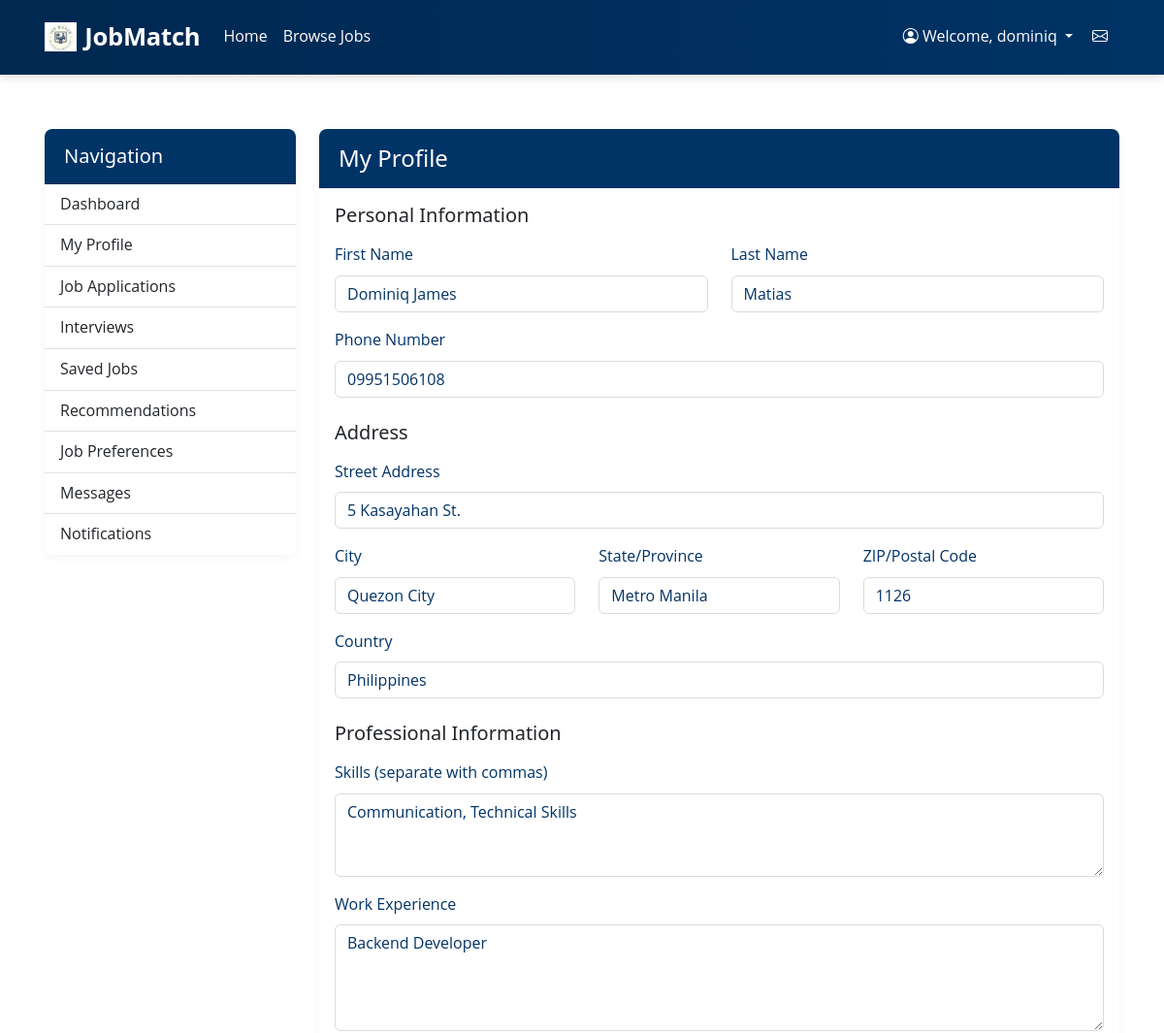
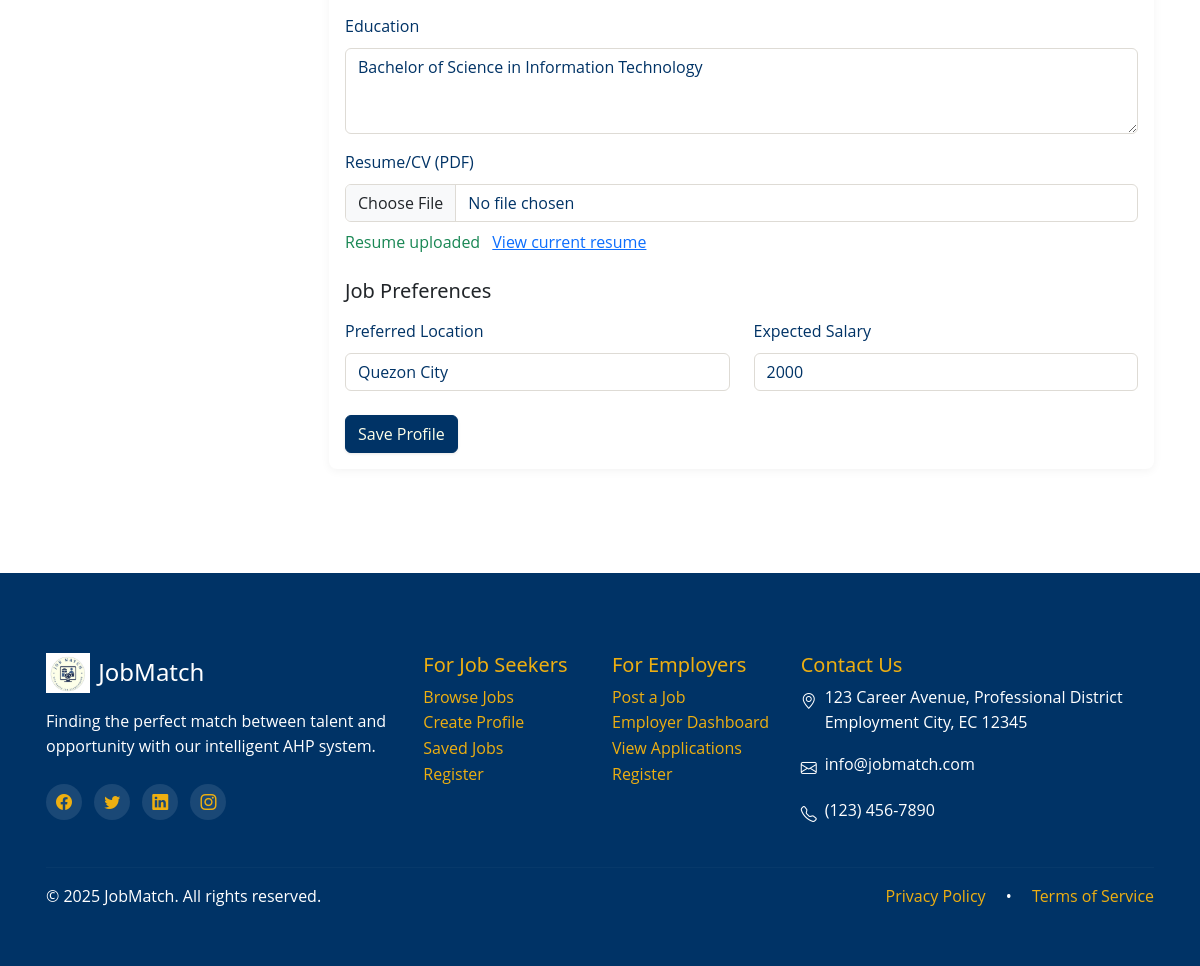
/user/profile.php (signed in), run on the app's committed database (2 pictures, top to bottom).
### tables this page shows
CREATE TABLE `jobseeker_profiles` (
  `id` int NOT NULL,
  `user_id` int NOT NULL,
  `first_name` varchar(100) DEFAULT NULL,
  `last_name` varchar(100) DEFAULT NULL,
  `phone` varchar(20) DEFAULT NULL,
  `address` varchar(255) DEFAULT NULL,
  `city` varchar(100) DEFAULT NULL,
  `state` varchar(100) DEFAULT NULL,
  `zip_code` varchar(20) DEFAULT NULL,
  `country` varchar(100) DEFAULT NULL,
  `resume_path` varchar(255) DEFAULT NULL,
  `skills` text,
  `experience` text,
  `education` text,
  `preferred_location` varchar(255) DEFAULT NULL,
  `expected_salary` varchar(100) DEFAULT NULL,
  `experience_years` int DEFAULT '0',
  `preferred_locations` text,
  `preferred_job_type` varchar(50) DEFAULT NULL,
  `preferred_industry` varchar(100) DEFAULT NULL,
  `preferred_salary_min` decimal(12,2) DEFAULT NULL,
  `preferred_salary_max` decimal(12,2) DEFAULT NULL,
  `remote_only` tinyint(1) NOT NULL DEFAULT '0',
  `job_alerts` tinyint(1) NOT NULL DEFAULT '1',
  `preferences_updated` datetime DEFAULT NULL,
  `salary_expectation` decimal(12,2) DEFAULT NULL
);

### user/profile.php (the view, shortened to what this page needs)
<?php
require_once '../config/db_connect.php';
$user_id = $_SESSION['user_id'];
$profile_query = "SELECT u.*, jp.first_name, jp.last_name, jp.phone, jp.address, jp.city,
                 jp.state, jp.zip_code, jp.country, jp.resume_path, jp.skills, jp.experience,
                 jp.education, jp.preferred_location, jp.expected_salary
                 FROM users u
                 LEFT JOIN jobseeker_profiles jp ON u.id = jp.user_id
                 WHERE u.id = ?";
$stmt = $conn->prepare($profile_query);
$stmt->bind_param("i", $user_id);
$stmt->execute();
$result = $stmt->get_result();
$user = $result->fetch_assoc();
include '../includes/header.php';
?>
<div class="row">
    <div class="col-md-3">
        <div class="card mb-4">
            <div class="card-header">
                <h5 class="mb-0">Navigation</h5>
            </div>
            <div class="list-group list-group-flush">
    <a href="dashboard.php" class="list-group-item list-group-item-action <?php echo $active_page == 'dashboard' ? 'active' : ''; ?>">Dashboard</a>
    <a href="profile.php" class="list-group-item list-group-item-action <?php echo $active_page == 'profile' ? 'active' : ''; ?>">My Profile</a>
    <a href="applications.php" class="list-group-item list-group-item-action <?php echo $active_page == 'applications' ? 'active' : ''; ?>">Job Applications</a>
    <a href="interviews.php" class="list-group-item list-group-item-action <?php echo $active_page == 'interviews' ? 'active' : ''; ?>">Interviews</a>
    <a href="saved-jobs.php" class="list-group-item list-group-item-action <?php echo $active_page == 'saved' ? 'active' : ''; ?>">Saved Jobs</a>
    <a href="recommendations.php" class="list-group-item list-group-item-action <?php echo $active_page == 'recommendations' ? 'active' : ''; ?>">Recommendations</a>
    <a href="preferences.php" class="list-group-item list-group-item-action <?php echo $active_page == 'preferences' ? 'active' : ''; ?>">Job Preferences</a>
    <a href="../messages/index.php" class="list-group-item list-group-item-action <?php echo $active_page == 'messages' ? 'active' : ''; ?>">Messages</a>
    <a href="../notifications/index.php" class="list-group-item list-group-item-action <?php echo $active_page == 'notifications' ? 'active' : ''; ?>">Notifications</a>
</div>
        </div>
    </div>
    <div class="col-md-9">
        <div class="card">
            <div class="card-header">
                <h4 class="mb-0">My Profile</h4>
            </div>
            <div class="card-body">
                <form action="" method="post" enctype="multipart/form-data">
                    <h5 class="mb-3">Personal Information</h5>
                    <div class="row mb-3">
                        <div class="col-md-6">
                            <label for="first_name" class="form-label">First Name</label>
                            <input type="text" class="form-control" id="first_name" name="first_name"
                                   value="<?php echo isset($user['first_name']) ? htmlspecialchars($user['first_name']) : ''; ?>">
                        </div>
                        <div class="col-md-6">
                            <label for="last_name" class="form-label">Last Name</label>
                            <input type="text" class="form-control" id="last_name" name="last_name"
                                   value="<?php echo isset($user['last_name']) ? htmlspecialchars($user['last_name']) : ''; ?>">
                        </div>
                    </div>
                    <div class="mb-3">
                        <label for="phone" class="form-label">Phone Number</label>
                        <input type="tel" class="form-control" id="phone" name="phone"
                               value="<?php echo isset($user['phone']) ? htmlspecialchars($user['phone']) : ''; ?>">
                    </div>
                    <h5 class="mb-3 mt-4">Address</h5>
                    <div class="mb-3">
                        <label for="address" class="form-label">Street Address</label>
                        <input type="text" class="form-control" id="address" name="address"
                               value="<?php echo isset($user['address']) ? htmlspecialchars($user['address']) : ''; ?>">
                    </div>
                    <div class="row mb-3">
                        <div class="col-md-4">
                            <label for="city" class="form-label">City</label>
                            <input type="text" class="form-control" id="city" name="city"
                                   value="<?php echo isset($user['city']) ? htmlspecialchars($user['city']) : ''; ?>">
                        </div>
                        <div class="col-md-4">
                            <label for="state" class="form-label">State/Province</label>
                            <input type="text" class="form-control" id="state" name="state"
                                   value="<?php echo isset($user['state']) ? htmlspecialchars($user['state']) : ''; ?>">
                        </div>
                        <div class="col-md-4">
                            <label for="zip_code" class="form-label">ZIP/Postal Code</label>
                            <input type="text" class="form-control" id="zip_code" name="zip_code"
                                   value="<?php echo isset($user['zip_code']) ? htmlspecialchars($user['zip_code']) : ''; ?>">
                        </div>
                    </div>
                    <div class="mb-3">
                        <label for="country" class="form-label">Country</label>
                        <input type="text" class="form-control" id="country" name="country"
                               value="<?php echo isset($user['country']) ? htmlspecialchars($user['country']) : ''; ?>">
                    </div>
                    <h5 class="mb-3 mt-4">Professional Information</h5>
                    <div class="mb-3">
                        <label for="skills" class="form-label">Skills (separate with commas)</label>
                        <textarea class="form-control" id="skills" name="skills" rows="3"><?php echo isset($user['skills']) ? htmlspecialchars($user['skills']) : ''; ?></textarea>
                    </div>
                    <div class="mb-3">
                        <label for="experience" class="form-label">Work Experience</label>
                        <textarea class="form-control" id="experience" name="experience" rows="4"><?php echo isset($user['experience']) ? htmlspecialchars($user['experience']) : ''; ?></textarea>
                    </div>
                    <div class="mb-3">
                        <label for="education" class="form-label">Education</label>
                        <textarea class="form-control" id="education" name="education" rows="3"><?php echo isset($user['education']) ? htmlspecialchars($user['education']) : ''; ?></textarea>
                    </div>
                    <div class="mb-3">
                        <label for="resume" class="form-label">Resume/CV (PDF)</label>
                        <input type="file" class="form-control" id="resume" name="resume" accept=".pdf,.doc,.docx">
                        <?php if (isset($user['resume_path']) && !empty($user['resume_path'])): ?>
                        <div class="mt-2">
                            <span class="text-success">Resume uploaded</span>
                            <a href="<?php echo $user['resume_path']; ?>" class="ms-2" target="_blank">View current resume</a>
                        </div>
                        <?php endif; ?>
                    </div>
                    <h5 class="mb-3 mt-4">Job Preferences</h5>
                    <div class="row mb-3">
                        <div class="col-md-6">
                            <label for="preferred_location" class="form-label">Preferred Location</label>
                            <input type="text" class="form-control" id="preferred_location" name="preferred_location"
                                   value="<?php echo isset($user['preferred_location']) ? htmlspecialchars($user['preferred_location']) : ''; ?>">
                        </div>
                        <div class="col-md-6">
                            <label for="expected_salary" class="form-label">Expected Salary</label>
                            <input type="text" class="form-control" id="expected_salary" name="expected_salary"
                                   value="<?php echo isset($user['expected_salary']) ? htmlspecialchars($user['expected_salary']) : ''; ?>">
                        </div>
                    </div>
                    <div class="mt-4">
                        <button type="submit" class="btn btn-primary">Save Profile</button>
                    </div>
                </form>
            </div>
        </div>
    </div>
</div>
<?php include '../includes/footer.php'; ?>

### assets/css/custom.css (style rules this page uses)
:root { --primary: #003366; --secondary: #8d251f; --accent: #eeaf11; --light: #feffe9; --light-gray: #dedbd5; --primary-hover: #004b8f; --accent-hover: #f7ba2c; }
body { background-color: #fff; color: #333; font-family: 'Segoe UI', system-ui, -apple-system, sans-serif; line-height: 1.6; }
.btn-primary { background-color: var(--primary); border-color: var(--primary); color: var(--light); box-shadow: 0 1px 3px rgba(0,0,0,0.1); }
.card { border: none; border-radius: 8px; box-shadow: 0 2px 10px rgba(0,0,0,0.05); transition: all 0.2s ease; margin-bottom: 1.5rem; }
.card-header { background-color: var(--primary); color: white; border-radius: 8px 8px 0 0 !important; padding: 1rem 1.25rem; }
.form-control, .form-select { border-color: var(--light-gray); color: var(--primary); }
.form-label { color: var(--primary); }
.card, .stat-card, .category-card { transition: all 0.3s cubic-bezier(0.165, 0.84, 0.44, 1); }
h1, h2, h3, h4, h5, h6 { font-family: 'Montserrat', 'Segoe UI', system-ui, sans-serif; }
body { font-family: 'Open Sans', 'Segoe UI', system-ui, sans-serif; }

### data on the page
jobseeker_profiles: first_name "Dominiq James", last_name "Matias", phone "09951506108", address "5 Kasayahan St.", city "Quezon City", state "Metro Manila", zip_code "1126", country "Philippines", skills "Communication, Technical Skills", experience "Backend Developer", education "Bachelor of Science in Information Technology", preferred_location "Quezon City", expected_salary "2000"

### other printed values
$_SESSION['username'] "dominiq"
